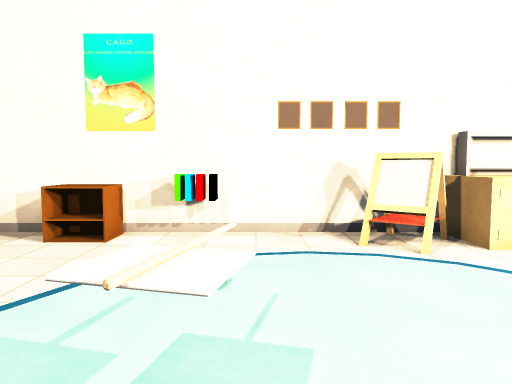
[1] (above)

12 first-person views from a walk through a 3-D level made in the Unity game engine. The camera is 1.5 m above the floor, tilts 4° down and sees 70° across. The floor is counted in squares, 1 m on a side. Each view is taken from the middle of a square. On the plan, view 1 faces up. The plan holds only what a view shows up to about 16 squares ahead; the rest is blank. Some animated figures are left out. Some surface patterns are stand-ins.

[2]
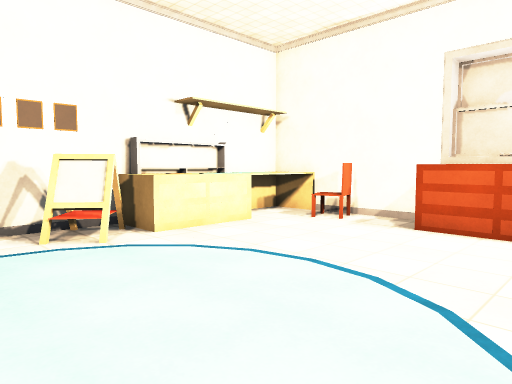

[3]
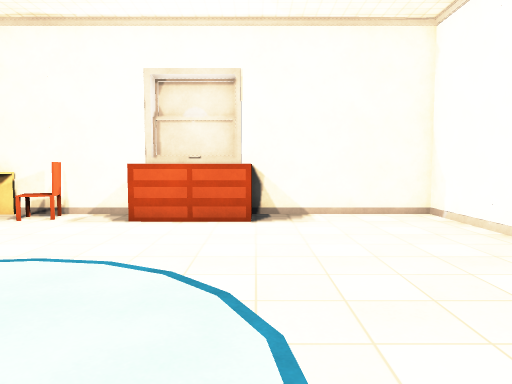

[4]
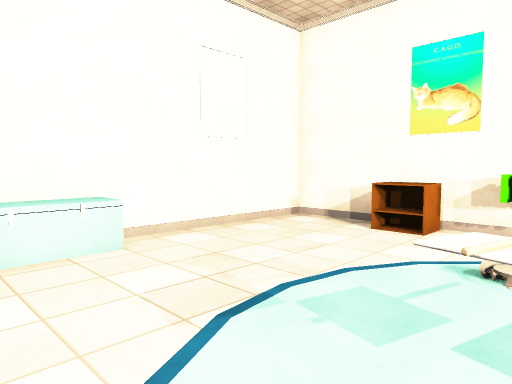

[5]
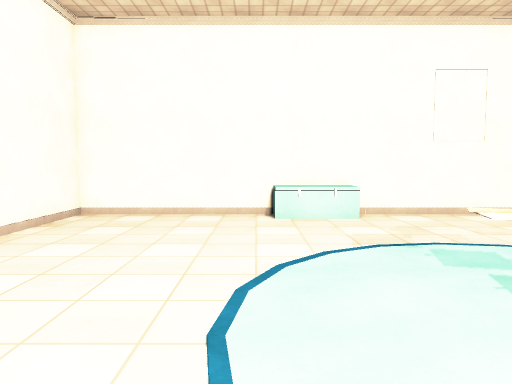

[6]
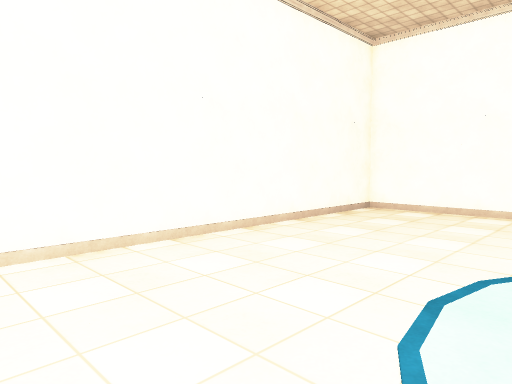

[7]
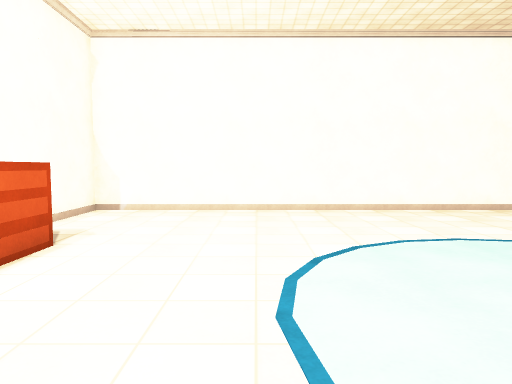

[8]
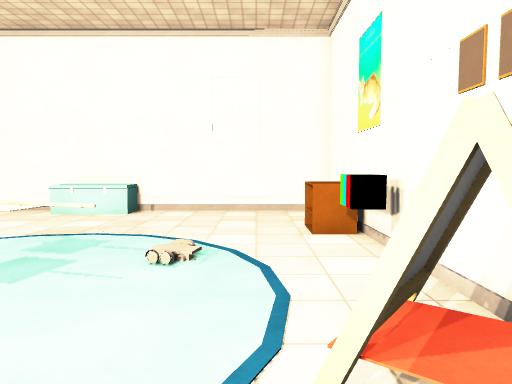

[9]
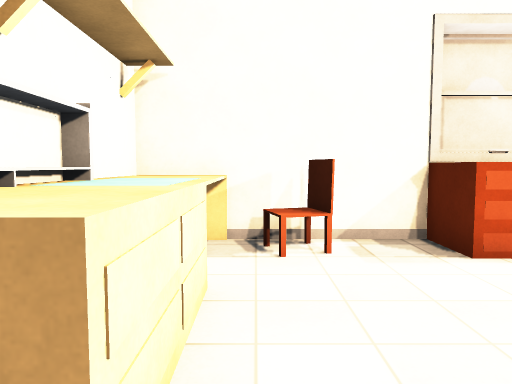

[10]
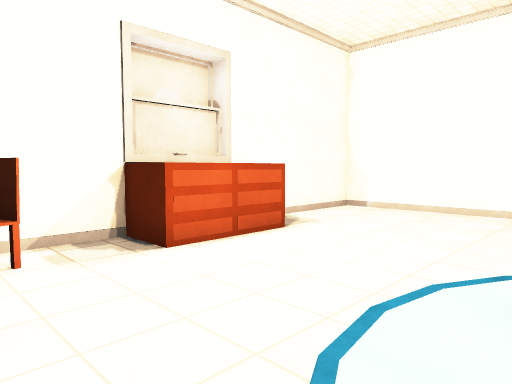

[11]
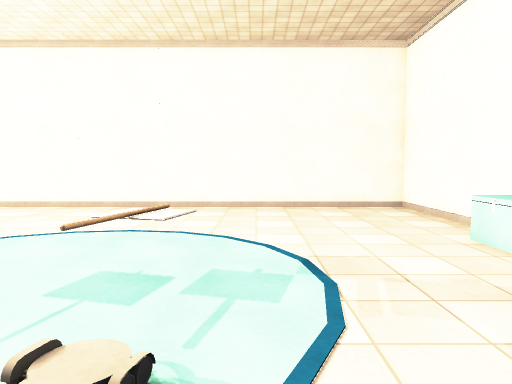

[12]
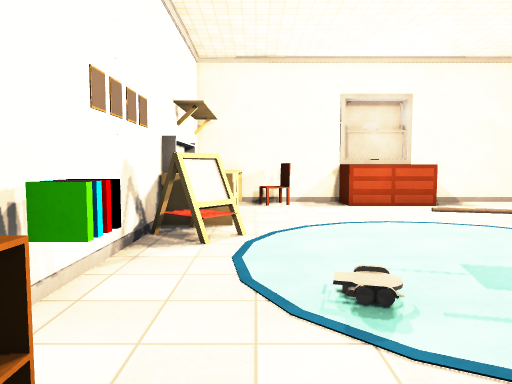

### Floor plan
Points are (right, up) in squares from view 1. A wall is a line through its corners. A room is listed if a view was taken in it or the views show most of it. See-through windows are left out.
Room 1 (views 1, 2, 3, 4, 5, 6, 7, 8, 9, 10, 11, 12)
walls: (3.4, 6.6) (2.3, 7.4) (3, 8.3); (3.5, 6.8) (2.5, 7.6); (3.9, 7.4) (3.2, 6.5); (-0.8, 8.1) (-0.8, 7.5) (-1.2, 7.5); (-1.1, 8.1) (-1.1, 7.5); (-1.3, 8.1) (-1.3, 7.5); (-1.6, 8) (-1.6, 7.5); (8.9, -1) (8.9, 2.5) (10.6, 2.5); (-3, 8.3) (-3, 7.2) (-4.4, 7.2); (4.7, 8.5) (-7.5, 8.5) (-7.5, -6.5) (10.5, -6.5) (10.5, 8.5) (4.9, 8.5); (-4.2, 8.2) (-4.2, 7.1); (9.1, 6.6) (4.3, 6.6); (7.8, 8.2) (4.7, 8.2); (10.5, 6.6) (9.6, 6.6)
low walls: (3.2, 6.5) (2.4, 7); (-3.4, 8.2) (-4.2, 8.2)
objects: other object (-7, 0) to (-7, 2); other object (-6, 0); other object (-6, 1); other object (-1, 2) to (0, 3); chair (9, 5) to (10, 6)

Where each view was taken, in squares from view 1:
view 1: 0 up, 0 right, facing up
view 2: 1 down, 0 right, facing up-right
view 3: 1 down, 1 left, facing right
view 4: 1 down, 0 right, facing up-left
view 5: 1 down, 4 right, facing left
view 6: 0 up, 5 right, facing down-left
view 7: 6 up, 5 right, facing down
view 8: 6 up, 5 right, facing left
view 9: 6 up, 3 right, facing right
view 10: 6 up, 3 right, facing down-right
view 11: 7 up, 2 left, facing down
view 12: 6 up, 5 left, facing right
